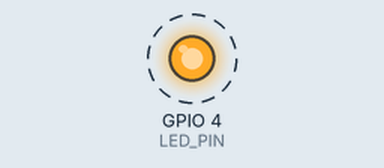
A program run on a simulated ESP32. Parts: output pins drawn as LEDs (lit = HIGH). Dashed ring = blinking.

Above: at 0.2 s.
Timing chart, 0 to 3.0 s (numbered marks = the images above):
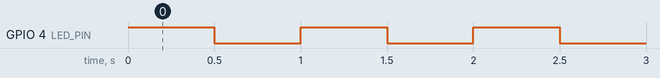

Measured:
- by itself, GPIO 4 (LED_PIN): alternates HIGH for 0.50 s and LOW for 0.50 s

The program:

main.cpp
```cpp
// LED Blinking — FreeRTOS Task Version
// Instead of toggling the LED inside loop() with delay(), the blink
// behavior lives in its own task with its own stack and priority.
// vTaskDelay() yields the core to other tasks for the delay duration,
// rather than the task occupying CPU time the way a busy-wait would.

#include <Arduino.h>

#define LED_PIN 4

void ledTask(void *parameter) {
  pinMode(LED_PIN, OUTPUT);
  while (true) {
    digitalWrite(LED_PIN, HIGH);
    vTaskDelay(pdMS_TO_TICKS(500));
    digitalWrite(LED_PIN, LOW);
    vTaskDelay(pdMS_TO_TICKS(500));
  }
}

void setup() {
  // Params: function, name, stack size (words), arg, priority, handle
  xTaskCreate(ledTask, "LED Blink Task", 1024, NULL, 1, NULL);
}

void loop() {
  // loop() itself is just the default Arduino task — leave it idle.
  // All real work happens inside ledTask().
  vTaskDelay(pdMS_TO_TICKS(1000));
}
```
